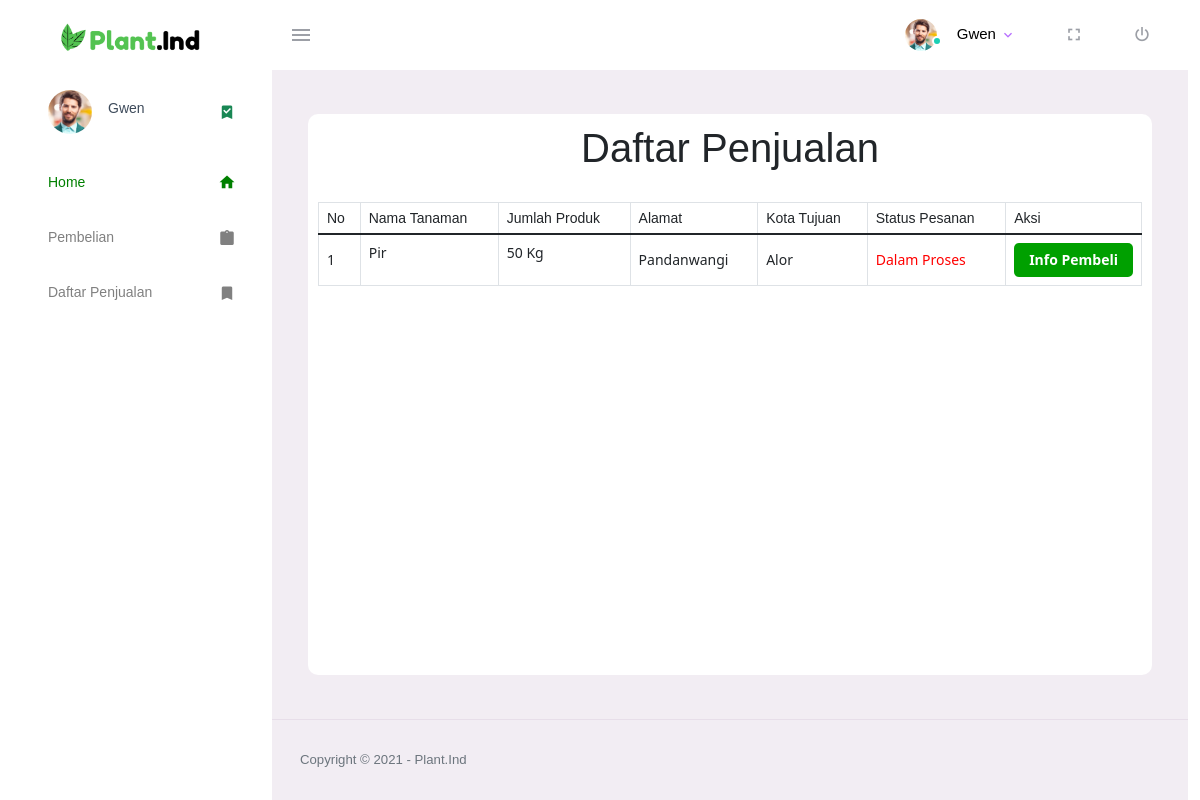
Page /admin/index.php?halaman=daftar (signed in) on the committed database.
### tables this page shows
CREATE TABLE `detailservices` (
  `transactionid` int(11) NOT NULL,
  `buahid` int(11) NOT NULL,
  `jumlahproduk` int(11) NOT NULL,
  `sellerid` int(11) NOT NULL DEFAULT 0
);

CREATE TABLE `buah` (
  `BuahID` int(100) NOT NULL,
  `NamaBuah` varchar(100) NOT NULL,
  `Harga` int(100) NOT NULL,
  `Gambar` varchar(100) NOT NULL,
  `gejala` int(11) NOT NULL
);

CREATE TABLE `headerservices` (
  `id` int(11) NOT NULL,
  `userid` int(11) NOT NULL,
  `adminId` int(11) NOT NULL,
  `ongkirid` int(11) NOT NULL,
  `transactiondate` varchar(100) NOT NULL,
  `address` varchar(100) NOT NULL,
  `totalpembelian` int(11) NOT NULL,
  `status` varchar(100) NOT NULL DEFAULT 'MENUNGGU',
  `bukti` varchar(100) NOT NULL,
  `resi` varchar(100) NOT NULL,
  `kurir` varchar(100) NOT NULL
);

CREATE TABLE `ongkir` (
  `id` int(3) NOT NULL,
  `kota` varchar(100) NOT NULL,
  `ongkir` int(10) NOT NULL,
  `kurir` varchar(10) NOT NULL
);

### admin/daftar.php (the view, shortened to what this page needs)
<?php
    include '../assets/connect.php';
    $id = $_SESSION['admin']['adminId'];
    $ambil = $conn->query("SELECT DISTINCT detailservices.transactionid FROM `detailservices`
                            JOIN headerservices ON detailservices.transactionid = headerservices.id
                            JOIN buah ON detailservices.buahid = buah.BuahID
                            JOIN ongkir ON headerservices.ongkirid = ongkir.id
                            JOIN admin ON headerservices.adminId = admin.adminId
                            WHERE sellerid = $id;");
?>
<!DOCTYPE html>
<html lang="en">
<head>
    <link href="https://cdn.jsdelivr.net/npm/bootstrap@5.1.3/dist/css/bootstrap.min.css" rel="stylesheet">
</head>
<body>
    <div class=content>
        <center>
            <h1>Daftar Penjualan</h1>
        </center>
        <table class="table table-bordered">
            <thead class="thead-dark">
                <tr>
                    <th>
                        No
                    </th>
                    <th>
                        Nama Tanaman
                    </th>
                    <th>
                        Jumlah Produk
                    </th>
                    <th>
                        Alamat
                    </th>
                    <th>
                        Kota Tujuan
                    </th>
                    <th>
                        Status Pesanan
                    </th>
                    <th>
                        Aksi
                    </th>
                </tr>
            </thead>
            <tbody>
            <?php
                $nomor = 1;
                while($pecah = $ambil->fetch_assoc()){
                    $transaction = $pecah['transactionid'];
            ?>
                <tr>
                    <td>
                        <?= $nomor++; ?>
                    </td>
                    <td>
                        <?php
                            $name = $conn->query("SELECT * FROM detailservices
                                                    JOIN buah ON detailservices.buahid = buah.BuahID
                                                    WHERE detailservices.transactionid = $transaction");
                            while($pecahname = $name->fetch_assoc()):
                                echo $pecahname['NamaBuah'];
                                echo"<br><br>";
                            endwhile;
                        ?>
                    <td>
                        <?php
                            $jumlah = $conn->query("SELECT * FROM detailservices
                                                    WHERE detailservices.transactionid = $transaction");
                            while($pecahjumlah = $jumlah->fetch_assoc()):
                                echo $pecahjumlah['jumlahproduk']; echo" Kg";
                                echo "<br> <br>";
                            endwhile;
                        ?>
                    </td>
                    <td>
                        <?php
                            $address = $conn->query("SELECT * FROM headerservices
                                                    WHERE headerservices.id = $transaction");
                            $pecahaddress = $address->fetch_assoc();
                            echo $pecahaddress['address']; ?>
                    </td>
                    <td>
                        <?php
                            $kota = $conn->query("SELECT * FROM headerservices
                                                    JOIN ongkir ON headerservices.ongkirid = ongkir.id
                                                    WHERE headerservices.id = $transaction");
                            $pecahkota = $kota->fetch_assoc();
                            echo $pecahkota['kota'];
                        ?>
                    </td>
                    <td>
                        <?php
                            $status = $conn->query("SELECT * FROM headerservices
                                                    WHERE headerservices.id = $transaction");
                            $pecahstatus = $status->fetch_assoc();
                            if($pecahstatus['status']=="TELAH DIKIRIM"){
                        ?>
                            <span style="color:green;"> Telah Dikirim </span>
                        <?php }
                        else {
                        ?>
                            <span style="color:red;"> Dalam Proses </span>
                        <?php } ?>
                    </td>
                    <td style="width:100px">
                        <div class="btn-group">
                            <button type="button" data-bs-toggle="modal" data-bs-target="#info<?=$transaction?>" style="pointer:cursor; border:none; background:#00a000; color:white" class="action">
                                <strong>Info Pembeli</strong>
                            </button>
                        </div>
                    </td>
                </tr>
            <?php } ?>
            </tbody>
        </table>
    </div>
</body>
</html>

### admin/index.php (shortened to what this page needs)
<?php
    include '../assets/connect.php';
    $user = $_SESSION['admin']['adminId'];
    $ambil = $conn->query("SELECT * FROM admin WHERE adminId = $user");
    $pecah = $ambil->fetch_assoc();
?>
<!DOCTYPE html>
<html lang="en">
  <head>
    <link rel="stylesheet" href="assets/vendors/mdi/css/materialdesignicons.min.css">
    <link rel="stylesheet" href="assets/vendors/css/vendor.bundle.base.css">
    <link rel="stylesheet" href="assets/css/style.css">
  </head>
  <body>
    <div class="container-scroller">
      <nav class="navbar default-layout-navbar col-lg-12 col-12 p-0 fixed-top d-flex flex-row">
        <div class="text-center navbar-brand-wrapper d-flex align-items-center justify-content-center">
          <a class="navbar-brand brand-logo" href="index.html"><img src="../assets/logo.png" alt="logo" /></a>
        </div>
        <div class="navbar-menu-wrapper d-flex align-items-stretch">
          <button class="navbar-toggler navbar-toggler align-self-center" type="button" data-toggle="minimize">
            <span class="mdi mdi-menu"></span>
          </button>
          <ul class="navbar-nav navbar-nav-right">
            <li class="nav-item nav-profile dropdown">
              <a class="nav-link dropdown-toggle" id="profileDropdown" href="#" data-bs-toggle="dropdown" aria-expanded="false">
                <div class="nav-profile-img">
                  <img src="assets/images/faces/face1.jpg" alt="image">
                  <span class="availability-status online"></span>
                </div>
                <div class="nav-profile-text">
                  <p class="mb-1 text-black"><?= $pecah['username']; ?></p>
                </div>
              </a>
            </li>
            <li class="nav-item d-none d-lg-block full-screen-link">
              <a class="nav-link">
                <i class="mdi mdi-fullscreen" id="fullscreen-button"></i>
              </a>
            </li>
            <li class="nav-item nav-logout d-none d-lg-block">
              <a class="nav-link" href="../login/logout.php">
                <i class="mdi mdi-power"></i>
              </a>
            </li>
          </ul>
        </div>
      </nav>
      <div class="container-fluid page-body-wrapper">
        <nav class="sidebar sidebar-offcanvas" id="sidebar">
          <ul class="nav">
            <li class="nav-item nav-profile">
              <a href="#" class="nav-link">
                <div class="nav-profile-image">
                  <img src="assets/images/faces/face1.jpg" alt="profile">
                </div>
                <div class="nav-profile-text d-flex flex-column">
                  <span class="font-weight-bold mb-2"><?= $pecah['username']; ?></span>
                </div>
                <i class="mdi mdi-bookmark-check text-success nav-profile-badge"></i>
              </a>
            </li>
            <li class="nav-item">
              <a class="nav-link" href="../home/index.php">
                <span class="menu-title" style="color:green";> Home </span>
                <i class="mdi mdi-home menu-icon" style="color:green"></i>
              </a>
            </li>
            <li class="nav-item">
              <a class="nav-link" href="index.php?halaman=pembelian">
                <span class="menu-title" style="color:grey">Pembelian</span>
                <i class="mdi mdi-clipboard menu-icon" style="color:grey"></i>
              </a>
            </li>
            <li class="nav-item">
              <a class="nav-link" href="index.php?halaman=daftar">
                <span class="menu-title" style="color:grey">Daftar Penjualan</span>
                <i class="mdi mdi-bookmark menu-icon" style="color:grey"></i>
              </a>
            </li>
          </ul>
        </nav>
        <div class="main-panel">
          <div class="content-wrapper">
                <?php
                    if(isset($_GET['halaman']))
                    {
                        if($_GET['halaman']=='daftar')
                        {
                            include 'daftar.php';
                        }
                    }
                ?>
          </div>
          <footer class="footer">
            <div class="container-fluid d-flex justify-content-between">
              <span class="text-muted d-block text-center text-sm-start d-sm-inline-block">Copyright © 2021 - Plant.Ind</span>
              </div>
          </footer>
        </div>
      </div>
    </div>
  </body>
</html>

### admin/daftar.php (style rules this page uses)
.content { background:white; border-radius:10px; height: 100%; padding: 10px; }
.content table { margin-top: 30px; }
.action { text-decoration: none; color: black; background: lightblue; padding: 10px 15px 10px 15px; border-radius: 5px; }

### rows in the picture
detailservices: buahid.NamaBuah "Pir", jumlahproduk "50", headerservices.address "Pandanwangi", ongkir.kota "Alor"

### other values in the picture
$pecah['username'] "Gwen"
